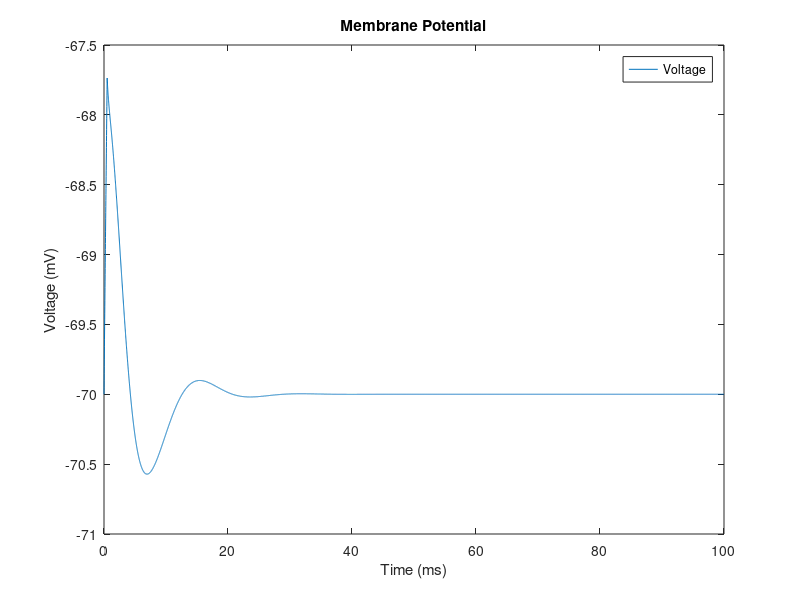
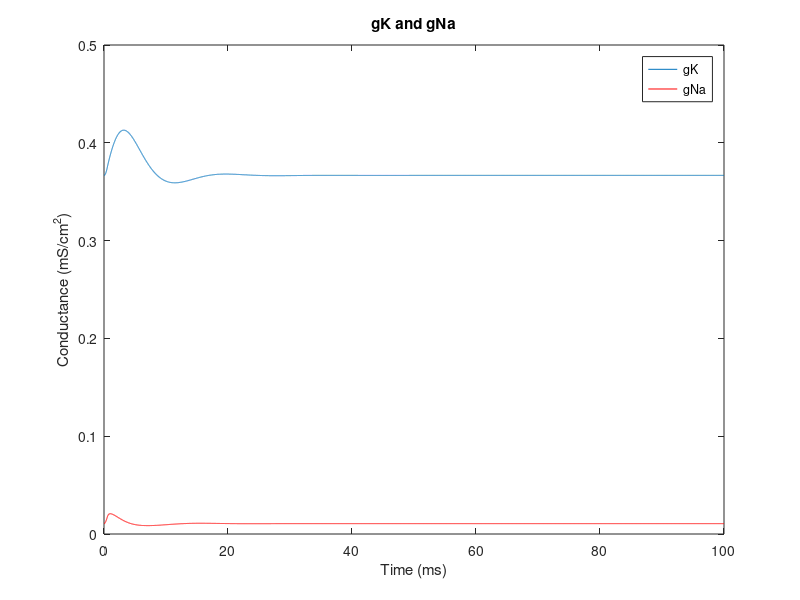

Source code (MATLAB) for these figures, in order:
%Akash Mathew
%ECE 4784
%Problem 2 Step pulse excitation

clear all
close all

t_sim = 100; %simulation time in milliseconds
dt = 1/t_sim; %time step
t = 0:dt:t_sim; %time array 

%injected current
I(1:51) = 5; %pulse of length .5 ms at 5 micro amps.
I(52:length(t)) = 0;

%conductances
gbar_K = 36;
gbar_Na = 120;
gbar_L = .3;

%gate voltages
E_K = -12;
E_Na = 115;
E_L = 10.6;

%membrane rest voltage and capacitance
V_rest = -70;
C_m = 1;


V_m = 0; %intial voltage to calculate initial value of m,n,h

a_m = .1*( (25-V_m) / (exp((25-V_m)/10)-1)); %alpha_m
b_m = 4*exp(-V_m/18);%beta_m

a_n = .01 * ( (10-V_m) / (exp((10-V_m)/10)-1)); %alpha_n
b_n = .125*exp(-V_m/80); %beta_n

a_h = .07*exp(-V_m/20); %alpha_h
b_h = 1/(exp((30-V_m)/10)+1); %beta_h

%initial values of m,n and h
m = a_m/(a_m+b_m); %m_0 
n = a_n/(a_n+b_n); %n_0
h = a_h/(a_h+b_h); %h_0


%calculation at each time step
for i=1:length(t)-1
    %Gating variables
    a_m(i) = .1*( (25-V_m(i)) / (exp((25-V_m(i))/10)-1) );
    b_m(i) = 4*exp(-V_m(i)/18);
    
    a_n(i) = .01 * ( (10-V_m(i)) / (exp((10-V_m(i))/10)-1) );
    b_n(i) = .125*exp(-V_m(i)/80);
    
    a_h(i) = .07*exp(-V_m(i)/20);
    b_h(i) = 1/(exp((30-V_m(i))/10)+1);
    
    %Currents for each time step
    I_Na = (m(i)^3) * gbar_Na * h(i) * (V_m(i)-E_Na); 
    I_K = (n(i)^4) * gbar_K * (V_m(i)-E_K); 
    I_L = gbar_L *(V_m(i)-E_L); 
    I_ion = I(i) - I_K - I_Na - I_L; 
    
    %Differential equations
    V_m(i+1) = V_m(i) + dt*I_ion/C_m;
    m(i+1) = m(i) + dt*(a_m(i) *(1-m(i)) - b_m(i) * m(i));
    n(i+1) = n(i) + dt*(a_n(i) *(1-n(i)) - b_n(i) * n(i)); 
    h(i+1) = h(i) + dt*(a_h(i) *(1-h(i)) - b_h(i) * h(i));
end

V_m = V_m + V_rest;

%Action potential plot
figure
Vm = plot(t,V_m);
legend(Vm,'Voltage')
ylabel('Voltage (mV)')
xlabel('Time (ms)')
title('Membrane Potential')

%Conductance plot
figure
gK = plot(t,gbar_K*n.^4);
hold on
gNa = plot(t,gbar_Na*(m.^3).*h,'r');
legend([gK, gNa], 'gK', 'gNa')
ylabel('Conductance (mS/cm^2)')
xlabel('Time (ms)')
title('gK and gNa')











